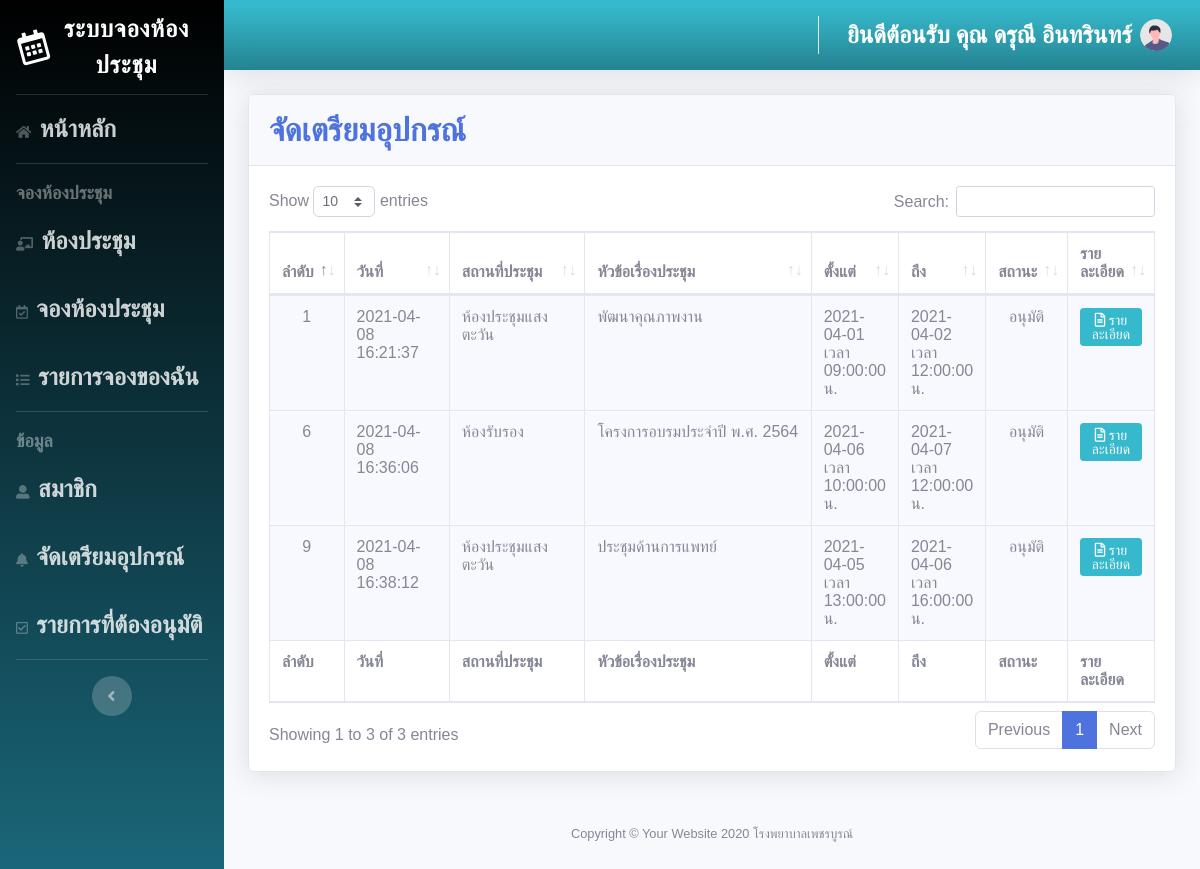
Page /meeting/showmybooking_user1.php (signed in) on the committed database.
### tables this page shows
CREATE TABLE `event` (
  `ev_id` int(11) NOT NULL,
  `ev_title` varchar(256) NOT NULL,
  `ev_startdate` date NOT NULL,
  `ev_enddate` date NOT NULL,
  `ev_starttime` time NOT NULL,
  `ev_endtime` time NOT NULL,
  `ev_color` varchar(15) NOT NULL DEFAULT '#FFFFFF',
  `ev_createdate` timestamp NOT NULL DEFAULT CURRENT_TIMESTAMP,
  `ev_people` int(5) NOT NULL,
  `ev_status` int(1) NOT NULL,
  `st_id` int(10) NOT NULL,
  `id` int(10) NOT NULL,
  `ro_id` int(5) NOT NULL,
  `ev_url` varchar(300) NOT NULL,
  `ev_bgcolor` varchar(15) NOT NULL DEFAULT '#FFFFFF',
  `ev_repeatday` varchar(20) NOT NULL,
  `event_id` varchar(15) NOT NULL
);

CREATE TABLE `rooms` (
  `ro_id` int(5) NOT NULL,
  `ro_name` varchar(50) NOT NULL,
  `ro_people` int(4) NOT NULL,
  `ro_color` varchar(20) NOT NULL,
  `ro_detail` text NOT NULL
);

### meeting/showmybooking_user1.php (the view, shortened to what this page needs)
<?php
if (!$_SESSION['userid']) {
  header("Location: frm_login.php");
} else {
  include ('connect.php');
  $sql = "select *
  from acces
  INNER JOIN event on event.ev_id = acces.ev_id
  INNER JOIN member on member.id = event.id
  INNER JOIN department on member.de_id = department.de_id
  INNER JOIN rooms on rooms.ro_id = event.ro_id
  INNER JOIN equipment on equipment.eq_id = acces.eq_id
  WHERE event.ev_status = '3' and equipment.de_id ='".$_SESSION['de_id']."' and equipment.eq_id = acces.eq_id  group by event.event_id";
  $query = mysqli_query($con, $sql)
  or die ("3.ไม่สามารถประมวลผลคำสั่งได้").mysqli_error;
  ?>
  <!DOCTYPE html>
  <html lang="en">
  <head>
    <link href="vendor/fontawesome-free/css/all.min.css" rel="stylesheet" type="text/css">
    <link href="css/sb-admin-2.min.css" rel="stylesheet">
    <link href="vendor/datatables/dataTables.bootstrap4.min.css" rel="stylesheet">
  </head>
  <body id="page-top">
    <?php
    include "user_menu.php";
    ?>
    <div class="container-fluid">
      <div class="card shadow mb-4">
        <div class="card-header py-3">
          <h6 class="m-0 font-weight-bold text-primary"><font size="6" face="TH SarabunPSK"> จัดเตรียมอุปกรณ์ </font></h6>
         </div>
         <div class="card-body">
          <div class="table-responsive">
            <table class="table table-bordered" id="dataTable" width="100%" cellspacing="0">
              <thead>
                <tr>
                  <th>ลำดับ</th>
                  <th>วันที่</th>
                  <th>สถานที่ประชุม</th>
                  <th>หัวข้อเรื่องประชุม</th>
                  <th>ตั้งแต่</th>
                  <th>ถึง</th>
                  <th>สถานะ</th>
                  <th>รายละเอียด</th>
                </tr>
              </thead>
              <tfoot>
                <tr>
                  <th>ลำดับ</th>
                  <th>วันที่</th>
                  <th>สถานที่ประชุม</th>
                  <th>หัวข้อเรื่องประชุม</th>
                  <th>ตั้งแต่</th>
                  <th>ถึง</th>
                  <th>สถานะ</th>
                  <th>รายละเอียด</th>
                </tr>
              </tfoot>
              <tbody>
                <?php
                while ($rs=mysqli_fetch_array($query)){
                  ?>
                  <tr>
                    <td  align="center" bgcolor="#F8F8FF"><?php echo "$rs[ev_id]"; ?></td>
                    <td align="left" width="90" bgcolor="#F8F8FF" ><?php echo "$rs[ev_createdate]"; ?></td>
                    <td align="left" width="140" bgcolor="#F8F8FF" ><?php echo "$rs[ro_name]"; ?></td>
                    <td align="left" width="280" bgcolor="#F8F8FF"><?php echo "$rs[ev_title]"; ?><?php echo "</a>"; ?></td>
                    <td align="left"   bgcolor="#F8F8FF" ><?php echo "$rs[ev_startdate]"; ?> เวลา <?php echo "$rs[ev_starttime]"; ?> น.</td>
                    <td align="left" bgcolor="#F8F8FF" ><?php echo "$rs[ev_enddate]"; ?> เวลา <?php echo "$rs[ev_endtime]"; ?> น.</td>
                    <td align="center" bgcolor="#F8F8FF" ><?php  if($rs['ev_status']=='0'){echo "รออนุมัติจากหัวหน้า";
                  } else if($rs['ev_status']=='1'){echo "รออนุมัติ";
                } else if($rs['ev_status']=='2'){echo "ไม่อนุมัติจากหัวหน้า";
              } else if($rs['ev_status']=='3'){echo "อนุมัติ";
            } else if($rs['ev_status']=='4'){echo "ไม่อนุมัติ";
          } else if($rs['ev_status']=='5'){echo "ยกเลิก";
        }?></td>
        <td align="center" bgcolor="#F8F8FF"><div align="center">
         <?php echo "<a href=\"detailbooking_user1.php?ev_id=$rs[ev_id]\">"; ?><span  class="btn btn-info btn-sm " >
          <i class="far fa-file-alt">  รายละเอียด  </i></span></a></div></td>
        </tr>
        <?php
      }
      ?>
    </tbody>
  </table>
</div>
</div>
</div>
</div>
</div>
<?php
include "foot1.php";
?>
</div>
</div>
                        </body>
                        </html>
                        <?php } ?>

### meeting/foot1.php (style rules this page uses)
body { font-family: "Poppins", sans-serif; background-color:#F8F8FF; height: 100vh; }

### rows in the picture
event: ev_id "1", ev_createdate "2021-04-08 16:21:37", ro.ro_name "ห้องประชุมแสงตะวัน", ev_title "พัฒนาคุณภาพงาน", ev_startdate "2021-04-01", ev_starttime "09:00:00", ev_enddate "2021-04-02", ev_endtime "12:00:00", ev_status "อนุมัติ"
event: ev_id "6", ev_createdate "2021-04-08 16:36:06", ro.ro_name "ห้องรับรอง", ev_title "โครงการอบรมประจำปี พ.ศ. 2564", ev_startdate "2021-04-06", ev_starttime "10:00:00", ev_enddate "2021-04-07", ev_endtime "12:00:00", ev_status "อนุมัติ"
event: ev_id "9", ev_createdate "2021-04-08 16:38:12", ro.ro_name "ห้องประชุมแสงตะวัน", ev_title "ประชุมด้านการแพทย์", ev_startdate "2021-04-05", ev_starttime "13:00:00", ev_enddate "2021-04-06", ev_endtime "16:00:00", ev_status "อนุมัติ"

### other values in the picture
$_SESSION['user'] "ดรุณี อินทรินทร์"
